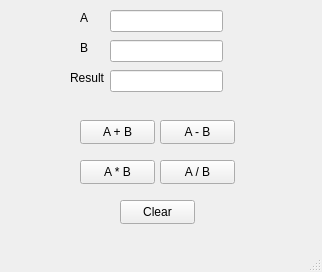
<?xml version="1.0" encoding="UTF-8"?>
<ui version="4.0">
 <class>MainWindow</class>
 <widget class="QMainWindow" name="MainWindow">
  <property name="geometry">
   <rect>
    <x>0</x>
    <y>0</y>
    <width>322</width>
    <height>272</height>
   </rect>
  </property>
  <property name="windowTitle">
   <string>MainWindow</string>
  </property>
  <widget class="QWidget" name="centralwidget">
   <widget class="QLineEdit" name="lineEdit_A">
    <property name="geometry">
     <rect>
      <x>110</x>
      <y>10</y>
      <width>113</width>
      <height>22</height>
     </rect>
    </property>
   </widget>
   <widget class="QLineEdit" name="lineEdit_B">
    <property name="geometry">
     <rect>
      <x>110</x>
      <y>40</y>
      <width>113</width>
      <height>22</height>
     </rect>
    </property>
   </widget>
   <widget class="QLabel" name="label">
    <property name="geometry">
     <rect>
      <x>80</x>
      <y>10</y>
      <width>21</width>
      <height>16</height>
     </rect>
    </property>
    <property name="text">
     <string>A</string>
    </property>
   </widget>
   <widget class="QLabel" name="label_2">
    <property name="geometry">
     <rect>
      <x>80</x>
      <y>40</y>
      <width>21</width>
      <height>16</height>
     </rect>
    </property>
    <property name="text">
     <string>B</string>
    </property>
   </widget>
   <widget class="QPushButton" name="btnPlus">
    <property name="geometry">
     <rect>
      <x>80</x>
      <y>120</y>
      <width>75</width>
      <height>24</height>
     </rect>
    </property>
    <property name="text">
     <string>A + B</string>
    </property>
   </widget>
   <widget class="QPushButton" name="btnMinus">
    <property name="geometry">
     <rect>
      <x>160</x>
      <y>120</y>
      <width>75</width>
      <height>24</height>
     </rect>
    </property>
    <property name="text">
     <string>A - B</string>
    </property>
   </widget>
   <widget class="QPushButton" name="btnMult">
    <property name="geometry">
     <rect>
      <x>80</x>
      <y>160</y>
      <width>75</width>
      <height>24</height>
     </rect>
    </property>
    <property name="text">
     <string>A * B</string>
    </property>
   </widget>
   <widget class="QPushButton" name="btnDiv">
    <property name="geometry">
     <rect>
      <x>160</x>
      <y>160</y>
      <width>75</width>
      <height>24</height>
     </rect>
    </property>
    <property name="text">
     <string>A / B</string>
    </property>
   </widget>
   <widget class="QPushButton" name="btnClear">
    <property name="geometry">
     <rect>
      <x>120</x>
      <y>200</y>
      <width>75</width>
      <height>24</height>
     </rect>
    </property>
    <property name="text">
     <string>Clear</string>
    </property>
   </widget>
   <widget class="QLabel" name="label_3">
    <property name="geometry">
     <rect>
      <x>70</x>
      <y>70</y>
      <width>41</width>
      <height>16</height>
     </rect>
    </property>
    <property name="text">
     <string>Result</string>
    </property>
   </widget>
   <widget class="QLineEdit" name="lineEdit_R">
    <property name="geometry">
     <rect>
      <x>110</x>
      <y>70</y>
      <width>113</width>
      <height>22</height>
     </rect>
    </property>
   </widget>
  </widget>
  <widget class="QMenuBar" name="menubar">
   <property name="geometry">
    <rect>
     <x>0</x>
     <y>0</y>
     <width>322</width>
     <height>22</height>
    </rect>
   </property>
  </widget>
  <widget class="QStatusBar" name="statusbar"/>
 </widget>
 <resources/>
 <connections/>
</ui>
